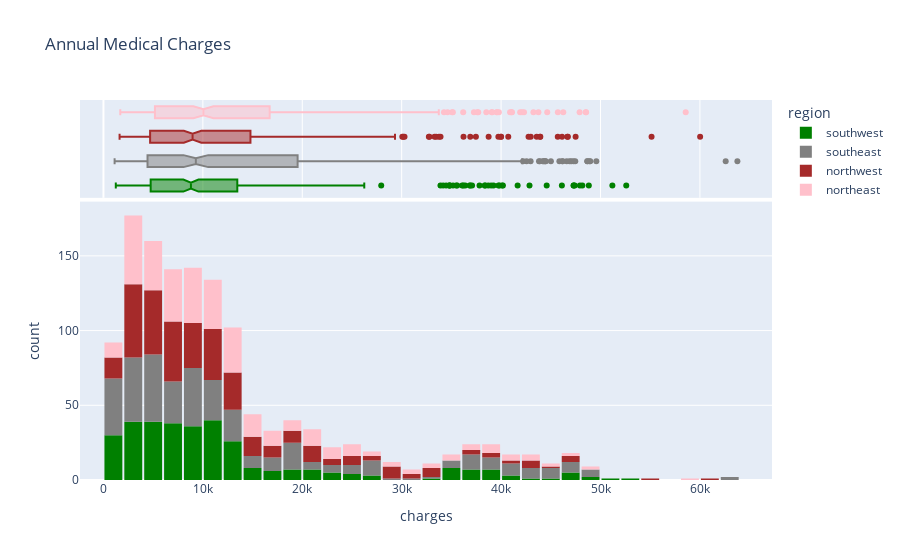

The cell this chart's notebook holds for it:
### Code cell
fig = px.histogram(df,
                   x='charges',
                   marginal='box',
                   color='region',
                   color_discrete_sequence=['green', 'grey', 'brown','pink'],
                   title='Annual Medical Charges')
fig.update_layout(bargap=0.1)
fig.show()

### Figure 1 — Plotly figure (JSON) as saved in the notebook; plotly's stock layout.template omitted (floating-point values rounded to 4 significant figures; data arrays with more than 128 entries replaced by an {"elided": "..."} marker saying what was removed)
{"data": [{"alignmentgroup": "True", "bingroup": "x", "hovertemplate": "region=southwest<br>charges=%{x}<br>count=%{y}<extra></extra>", "legendgroup": "southwest", "marker": {"color": "green", "pattern": {"shape": ""}}, "name": "southwest", "offsetgroup": "southwest", "orientation": "v", "showlegend": true, "type": "histogram", "x": {"elided": "325 float values"}, "xaxis": "x", "yaxis": "y"}, {"alignmentgroup": "True", "hovertemplate": "region=southwest<br>charges=%{x}<extra></extra>", "legendgroup": "southwest", "marker": {"color": "green"}, "name": "southwest", "notched": true, "offsetgroup": "southwest", "showlegend": false, "type": "box", "x": {"elided": "325 float values"}, "xaxis": "x2", "yaxis": "y2"}, {"alignmentgroup": "True", "bingroup": "x", "hovertemplate": "region=southeast<br>charges=%{x}<br>count=%{y}<extra></extra>", "legendgroup": "southeast", "marker": {"color": "grey", "pattern": {"shape": ""}}, "name": "southeast", "offsetgroup": "southeast", "orientation": "v", "showlegend": true, "type": "histogram", "x": {"elided": "364 float values"}, "xaxis": "x", "yaxis": "y"}, {"alignmentgroup": "True", "hovertemplate": "region=southeast<br>charges=%{x}<extra></extra>", "legendgroup": "southeast", "marker": {"color": "grey"}, "name": "southeast", "notched": true, "offsetgroup": "southeast", "showlegend": false, "type": "box", "x": {"elided": "364 float values"}, "xaxis": "x2", "yaxis": "y2"}, {"alignmentgroup": "True", "bingroup": "x", "hovertemplate": "region=northwest<br>charges=%{x}<br>count=%{y}<extra></extra>", "legendgroup": "northwest", "marker": {"color": "brown", "pattern": {"shape": ""}}, "name": "northwest", "offsetgroup": "northwest", "orientation": "v", "showlegend": true, "type": "histogram", "x": {"elided": "325 float values"}, "xaxis": "x", "yaxis": "y"}, {"alignmentgroup": "True", "hovertemplate": "region=northwest<br>charges=%{x}<extra></extra>", "legendgroup": "northwest", "marker": {"color": "brown"}, "name": "northwest", "notched": true, "offsetgroup": "northwest", "showlegend": false, "type": "box", "x": {"elided": "325 float values"}, "xaxis": "x2", "yaxis": "y2"}, {"alignmentgroup": "True", "bingroup": "x", "hovertemplate": "region=northeast<br>charges=%{x}<br>count=%{y}<extra></extra>", "legendgroup": "northeast", "marker": {"color": "pink", "pattern": {"shape": ""}}, "name": "northeast", "offsetgroup": "northeast", "orientation": "v", "showlegend": true, "type": "histogram", "x": {"elided": "324 float values"}, "xaxis": "x", "yaxis": "y"}, {"alignmentgroup": "True", "hovertemplate": "region=northeast<br>charges=%{x}<extra></extra>", "legendgroup": "northeast", "marker": {"color": "pink"}, "name": "northeast", "notched": true, "offsetgroup": "northeast", "showlegend": false, "type": "box", "x": {"elided": "324 float values"}, "xaxis": "x2", "yaxis": "y2"}], "layout": {"bargap": 0.1, "barmode": "relative", "legend": {"title": {"text": "region"}, "tracegroupgap": 0}, "title": {"text": "Annual Medical Charges"}, "xaxis": {"anchor": "y", "domain": [0, 1], "title": {"text": "charges"}}, "xaxis2": {"anchor": "y2", "domain": [0, 1], "matches": "x", "showgrid": true, "showticklabels": false}, "yaxis": {"anchor": "x", "domain": [0, 0.7326], "title": {"text": "count"}}, "yaxis2": {"anchor": "x2", "domain": [0.7426, 1], "matches": "y2", "showgrid": false, "showline": false, "showticklabels": false, "ticks": ""}}}
